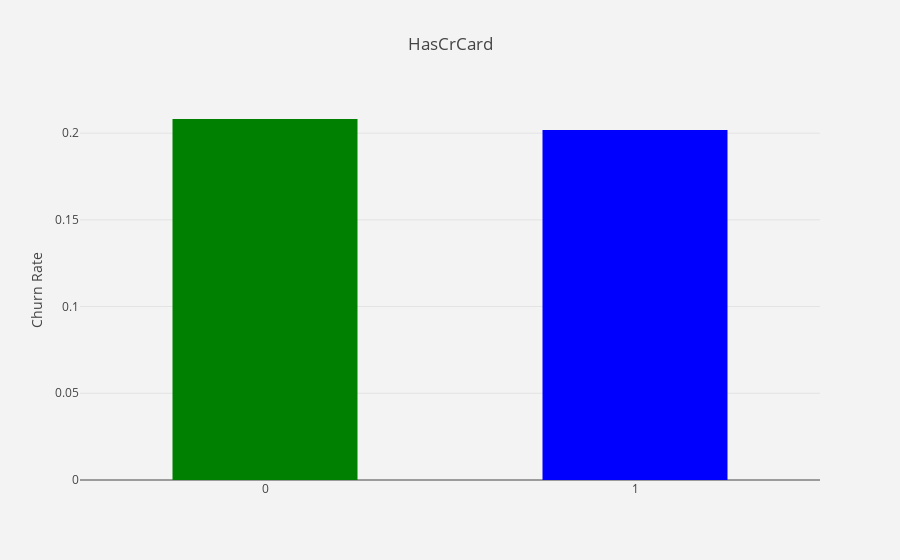

The cell this chart's notebook holds for it:
### Code cell
# visualize HasCrCard churn rate
df_plot = df_data.groupby('HasCrCard').Exited.mean().reset_index()
plot_data = [
    go.Bar(
        x=df_plot['HasCrCard'],
        y=df_plot['Exited'],
        width = [0.5, 0.5],
        marker=dict(
        color=['green', 'blue'])
    )
]

plot_layout = go.Layout(
        xaxis={"type": "category"},
        yaxis={"title": "Churn Rate"},
        title='HasCrCard',
        plot_bgcolor  = "rgb(243,243,243)",
        paper_bgcolor  = "rgb(243,243,243)",
    )
fig = go.Figure(data=plot_data, layout=plot_layout)
pyoff.iplot(fig)

### Figure 1 — Plotly figure (JSON) as saved in the notebook; plotly's stock layout.template omitted (floating-point values rounded to 4 significant figures)
{"data": [{"uid": "8afac588-36b3-4264-92cb-99e5e0825fbd", "width": [0.5, 0.5], "y": [0.2081, 0.2018], "x": [0, 1], "type": "bar", "marker": {"color": ["green", "blue"]}}], "layout": {"paper_bgcolor": "rgb(243,243,243)", "plot_bgcolor": "rgb(243,243,243)", "yaxis": {"title": {"text": "Churn Rate"}}, "xaxis": {"type": "category"}, "title": {"text": "HasCrCard"}}}
